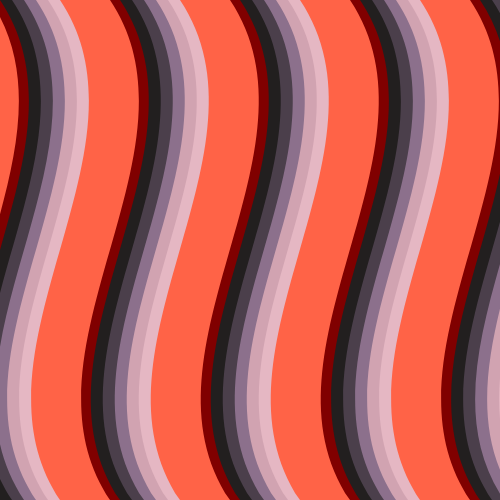
Frame 1 (no input)
Frame 2 (the mouse pressed at the canvas centre, redrawn once): identical to frame 1, image omitted

The p5.js sketch that drew this single still picture (run headless with seeded random() and noise() and a simulated clock; the mouse was pressed at the canvas centre and the sketch redrawn once):

// p5.js sketch
// ── sketch.js
function setup() {
  createCanvas(500, 500);
  noLoop();
}

function draw() {
  background('#800000'); 
  let colors = ['#221F1F', '#4B3F4B', '#8C708C', '#D1A3B1', '#E5B7C3', '#FF6347'];
  let spacing = 120;

  for (let x = -spacing; x < width + spacing; x += spacing) {
    for (let i = 0; i < colors.length; i++) {
      fill(colors[i]);
      noStroke();
      
      beginShape();
      let offset = i * 12; 
      vertex(x + offset, 0);
      bezierVertex(x + offset + 100, 150, x + offset - 100, 350, x + offset, 500);
      vertex(x + offset + 50, 500);
      bezierVertex(x + offset - 50, 350, x + offset + 150, 150, x + offset + 50, 0);
      endShape(CLOSE);
    }
  }
}
